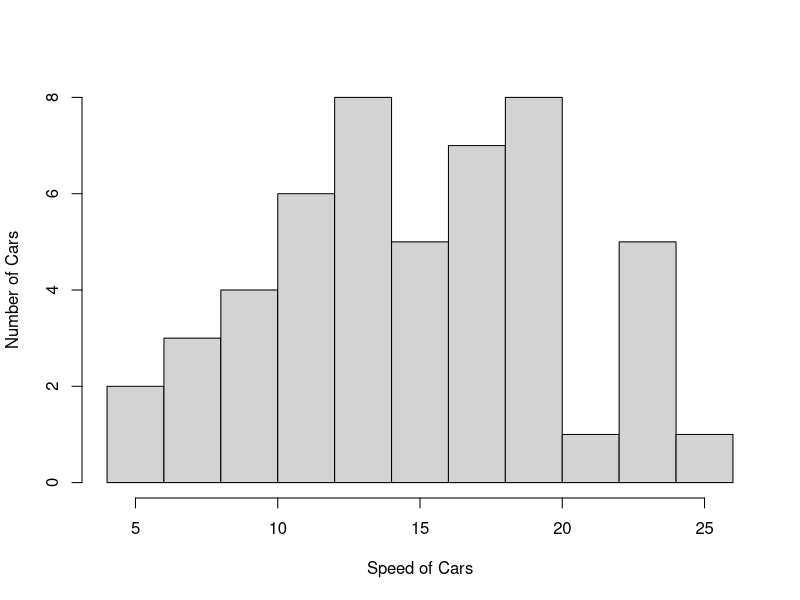
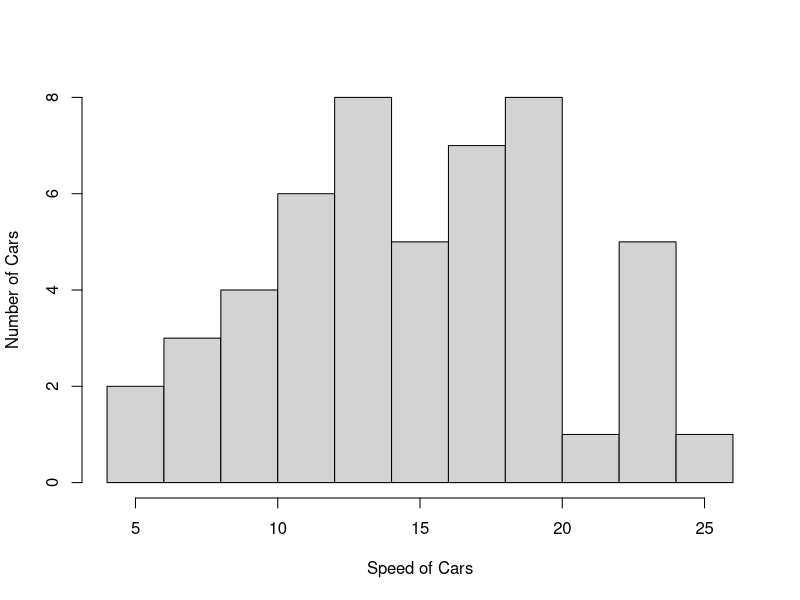
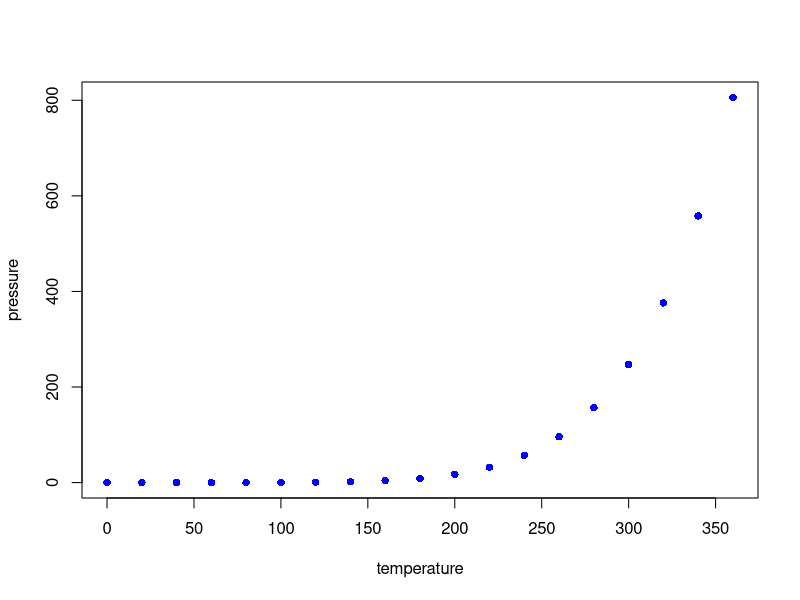
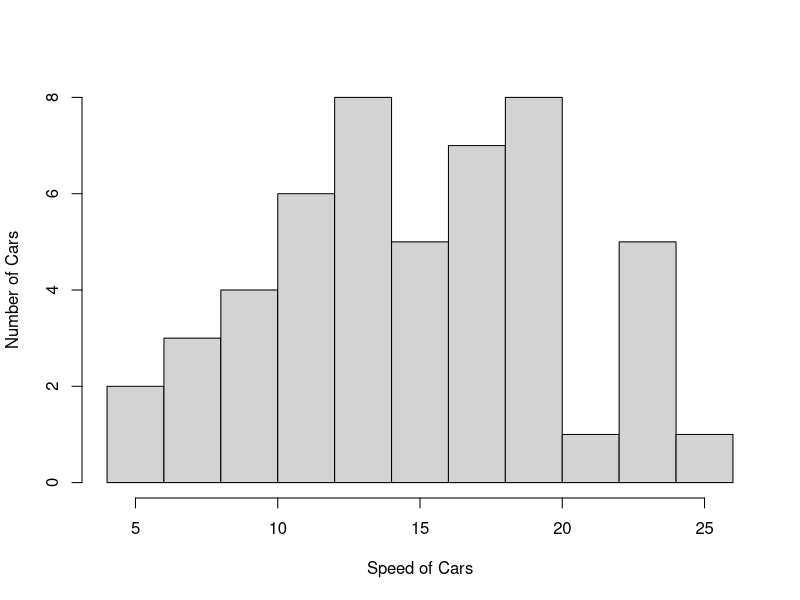
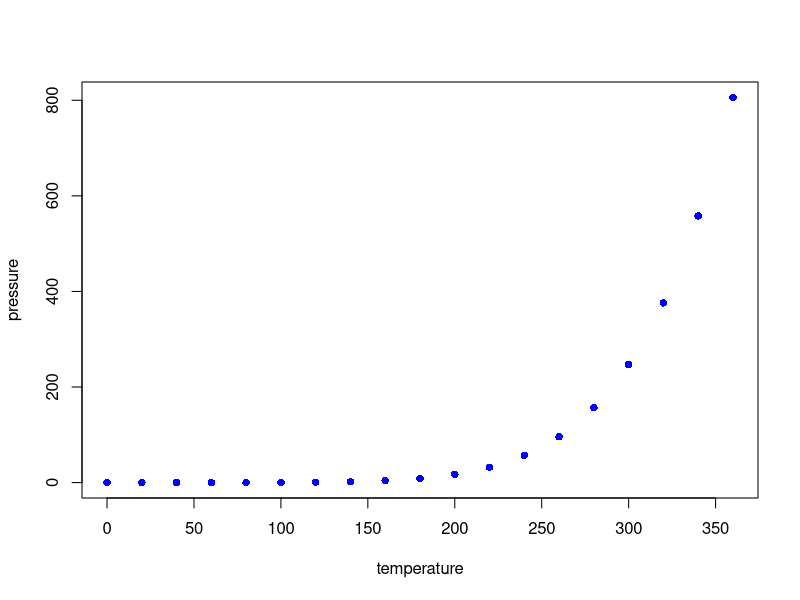

Write the R code that produced these figures, in order.
## ---- chunk 1
knitr::opts_chunk$set(echo = TRUE)
## ---- chunk 2
summary(cars)
## ---- chunk 3
hist(cars$speed,breaks=10, xlab ='Speed of Cars', ylab='Number of Cars', main='')
## ---- chunk 4
hist(cars$speed,breaks=10, xlab ='Speed of Cars', ylab='Number of Cars', main='')
## ---- chunk 5
plot(pressure, col = "blue", pch=16)
## ---- chunk 6
hist(cars$speed,breaks=10, xlab ='Speed of Cars', ylab='Number of Cars', main='')
plot(pressure, col = "blue", pch=16)
